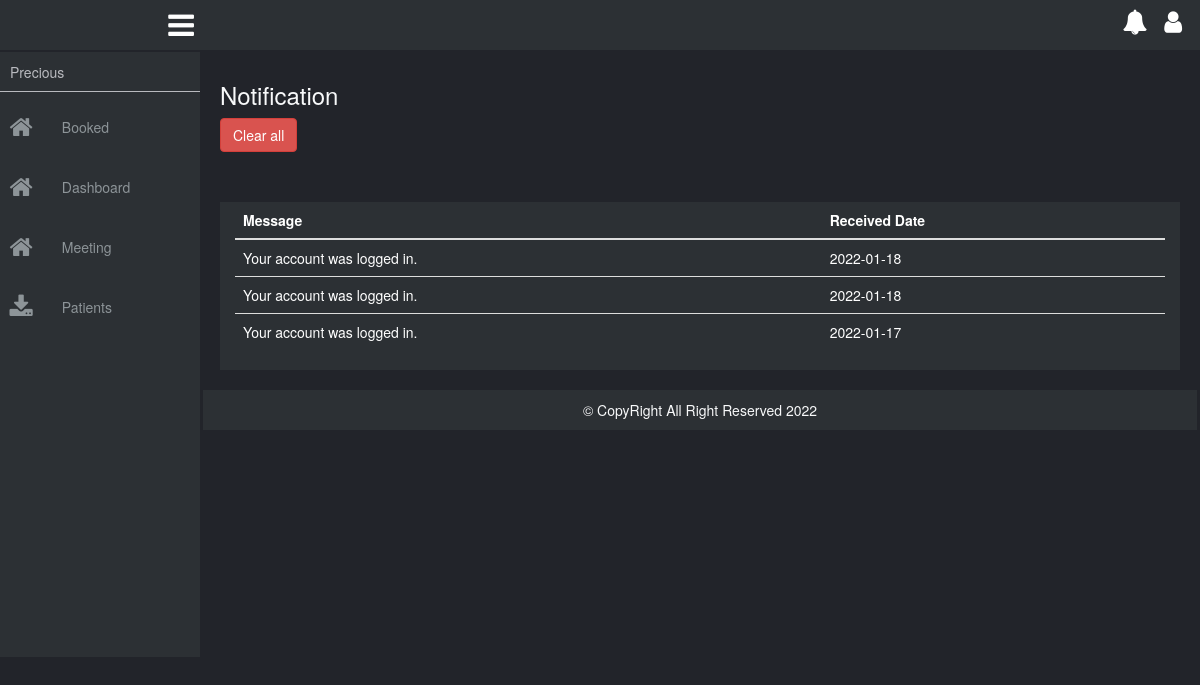
The page /notification (signed in) on the database its author committed.
### tables this page shows
CREATE TABLE `notification` (
  `id` int(11) NOT NULL,
  `userId` int(11) NOT NULL,
  `name` varchar(30) NOT NULL,
  `message` text NOT NULL,
  `time` varchar(15) NOT NULL,
  `date` date NOT NULL,
  `status` varchar(5) NOT NULL
);

### config/dblink.php (called while the page is built, shortened)
<?php
class DB{
private $connect = NULL;
public function __construct()
  {
$servername = "localhost";
$username = "root";
$password = "";
$dbname = "jobi";
  $this->connect = "";
  try{
  $this->connect = new PDO("mysql:host=$servername;dbname=$dbname", $username, $password);
  $this->connect->setAttribute(PDO::ATTR_ERRMODE, PDO::ERRMODE_EXCEPTION);
  $this->connect->exec("SET CHARACTER SET utf8");
    }
  catch(PDOException $e) {
  echo 'Error: ' . $e->getMessage();
        }
  }
 public function tbl_select($tblquery,$tblvalue = array())
 {
 try{
  $stmt = $this->connect->prepare($tblquery);
  $stmt->execute($tblvalue);
  $results = $stmt->fetchAll(PDO::FETCH_ASSOC);
  return $results;
} catch(PDOException $e) {
    echo 'Error: ' . $e->getMessage();
  }
 }
  }
?>

### page/notification.php (the view, shortened to what this page needs)
<div class="main-body">
    <h3 class="title">Notification</h3>
    <form action="clearNotification" method="POST">
        <input type="submit" name="clear" class="btn btn-danger" value="Clear all">
    </form>
    <div class="row no-p notification">
        <div class="col-xs-12">
            <table class="table">
                <thead>
                    <tr>
                        <th>Message</th>
                        <th>Received Date</th>
                    </tr>
                </thead>
                <tbody>
                    <tr>
                        <?php
                            $tblquery = "SELECT * FROM notification WHERE userId = '$_SESSION[myId]' AND status = 'Show' ORDER BY time DESC";
                            $tblvalue = array();
                            $select = $collect->tbl_select($tblquery, $tblvalue);
                            foreach($select as $data){
                                extract($data);
                                ?>
                                <?php
                                    echo "
                                        <tr>
                                            <td>$message</td>
                                            <td>$date</td>
                                        </tr>
                                    ";
                            }
                        ?>
                    </tr>
                </tbody>
            </table>
        </div>
    </div>
</div>

### css/style.css (style rules this page uses)
body { background: #22242a; box-sizing: border-box; margin: 0; padding: 0; }
.container, .container-fluid, .no-p, .row { margin: 0; padding: 0; }
table tr th, table tr td { color:#ffffff; }
.main-body { margin: 20px; margin-top: 30px; padding: 0px; }
.main-body .title { color:#F8F9FA; }
.notification { background: #2C3034; height: auto; margin-top: 50px; }

### rows shown on the page
notification: message "Your account was logged in.", date "2022-01-18"
notification: message "Your account was logged in.", date "2022-01-18"
notification: message "Your account was logged in.", date "2022-01-17"

### other values the page prints
$_SESSION['fn'] "Precious"
